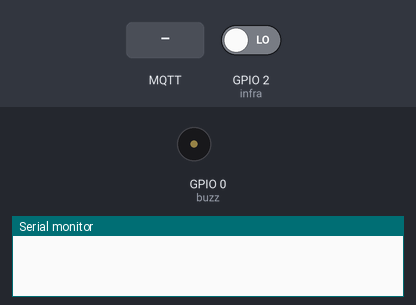
This sketch was run on a simulated ESP8266 (NodeMCU). Shown: buzzer (waves = sounding), the last lines printed to the serial monitor. Inputs (shaded band) come from the test bench; at power-on: GPIO 2 (infra) LOW. WiFi joins after 1.5 s; servers stay silent unless stated; no MQTT or app messages arrive unless stated.

Above: at 0.0 s.
At 2.7 s:
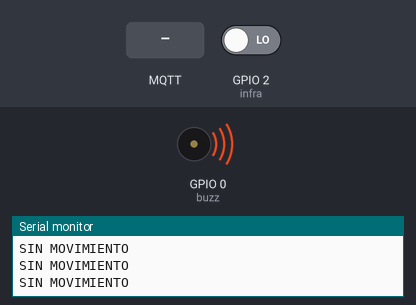
2.8 s: GPIO 2 (infra) driven HIGH
5.1 s: MQTT message "1" arrives on the first subscribed topic
7.2 s: MQTT message "on" arrives on the first subscribed topic
9.3 s: MQTT message "off" arrives on the first subscribed topic
Timing chart, 0 to 12.3 s (numbered marks = the images above; inputs shaded):
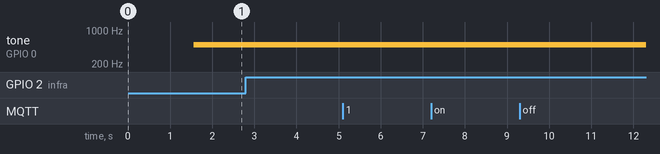

The sketch:

Red_ibero_conexion.ino
```cpp
#include "ESP8266WiFi.h"
#include <PubSubClient.h>

// Update these with values suitable for your network.

const char* ssid = "IBERO";
const char* password = "";
const char* mqtt_server = "172.16.44.194";


//const int pinSenal = 2;

WiFiClient espClient;
PubSubClient client(espClient);
long lastMsg = 0;
char msg[50];
int infra = 2;
int buzz = 0;
int obstaculo = LOW;
int value = 0;

void setup() {
  pinMode(obstaculo, INPUT);     // Initialize the PIN2 as an input
  Serial.begin(115200);
  setup_wifi();
  client.setServer(mqtt_server, 1883);
  client.setCallback(callback);
  pinMode(buzz, OUTPUT);
  pinMode(infra, INPUT);
}

void setup_wifi() {

  delay(10);
  // We start by connecting to a WiFi network
  Serial.println();
  Serial.print("Connecting to ");
  Serial.println(ssid);

  WiFi.mode(WIFI_STA);
  WiFi.begin(ssid, password);

  while (WiFi.status() != WL_CONNECTED) {
    delay(500);
    Serial.print(".");
  }

  Serial.println("");
  Serial.println("WiFi connected");
  Serial.println("IP address: ");
  Serial.println(WiFi.localIP());
}

void callback(char* topic, byte* payload, unsigned int length) {
  Serial.print("Message arrived [");
  Serial.print(topic);
  Serial.print("] ");
  for (int i = 0; i < length; i++) {
    Serial.print((char)payload[i]);
  }
  Serial.println();
}

void reconnect() {
  // Loop until we're reconnected

  while (!client.connected()) {
    Serial.print("Attempting MQTT connection...");
    //Attempt to connect
    if (client.connect("ESP8266Client", "javier", "2309")) {
      Serial.println("connected");
      // Once connected, publish an announcement...
      client.publish("Seguridad/Sensor/Infrarojo", "Infrarojo en Línea");
      // ... and resubscribe
      client.subscribe("Seguridad/Sensor/Infrarojo");
    } else {
      Serial.print("failed, rc=");
      Serial.print(client.state());
      Serial.println(" try again in 5 seconds");
      // Wait 5 seconds before retrying
      delay(5000);
    }
  }
}

void loop() {

  if (!client.connected()) {
    reconnect();
  }
  client.loop();
  obstaculo = digitalRead(infra);
  if (obstaculo == HIGH) {
    snprintf (msg, 75, "111", value);
    tone(buzz, 500);
    Serial.print("Publish message: ");
    Serial.println(msg);
    client.publish("Seguridad/Sensor3", msg);
    delay(500);

  }
  else {
    Serial.println("SIN MOVIMIENTO");
    noTone(buzz);
     snprintf (msg, 75, "000", value);
    tone(buzz, 500);
    client.publish("Seguridad/Sensor3", msg);
  }
  delay(200);
}
```
